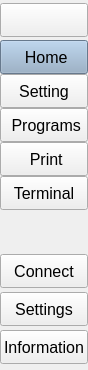
     <widget class="QCustomSlideMenu" name="leftMenuContainer" native="true">
      <property name="sizePolicy">
       <sizepolicy hsizetype="Fixed" vsizetype="Expanding">
        <horstretch>0</horstretch>
        <verstretch>0</verstretch>
       </sizepolicy>
      </property>
      <property name="maximumSize">
       <size>
        <width>45</width>
        <height>16777215</height>
       </size>
      </property>
      <layout class="QVBoxLayout" name="verticalLayout">
       <property name="spacing">
        <number>0</number>
       </property>
       <property name="leftMargin">
        <number>0</number>
       </property>
       <property name="topMargin">
        <number>0</number>
       </property>
       <property name="rightMargin">
        <number>0</number>
       </property>
       <property name="bottomMargin">
        <number>0</number>
       </property>
       <item>
        <widget class="QWidget" name="leftMenuSubContainer" native="true">
         <layout class="QVBoxLayout" name="verticalLayout_5">
          <property name="spacing">
           <number>0</number>
          </property>
          <property name="leftMargin">
           <number>0</number>
          </property>
          <property name="topMargin">
           <number>0</number>
          </property>
          <property name="rightMargin">
           <number>0</number>
          </property>
          <property name="bottomMargin">
           <number>0</number>
          </property>
          <item alignment="Qt::AlignmentFlag::AlignTop">
           <widget class="QFrame" name="topFrame">
            <property name="minimumSize">
             <size>
              <width>0</width>
              <height>40</height>
             </size>
            </property>
            <property name="frameShape">
             <enum>QFrame::Shape::NoFrame</enum>
            </property>
            <property name="frameShadow">
             <enum>QFrame::Shadow::Plain</enum>
            </property>
            <layout class="QVBoxLayout" name="verticalLayout_2" stretch="0">
             <property name="spacing">
              <number>0</number>
             </property>
             <property name="leftMargin">
              <number>0</number>
             </property>
             <property name="topMargin">
              <number>0</number>
             </property>
             <property name="rightMargin">
              <number>0</number>
             </property>
             <property name="bottomMargin">
              <number>0</number>
             </property>
             <item>
              <widget class="QPushButton" name="menuPushButton">
               <property name="minimumSize">
                <size>
                 <width>0</width>
                 <height>34</height>
                </size>
               </property>
               <property name="toolTip">
                <string>Menu</string>
               </property>
               <property name="text">
                <string/>
               </property>
               <property name="icon">
                <iconset resource="resources.qrc">
                 <normaloff>:/icons/icons/align-justify.svg</normaloff>:/icons/icons/align-justify.svg</iconset>
               </property>
               <property name="iconSize">
                <size>
                 <width>24</width>
                 <height>24</height>
                </size>
               </property>
              </widget>
             </item>
            </layout>
           </widget>
          </item>
          <item alignment="Qt::AlignmentFlag::AlignTop">
           <widget class="QFrame" name="middleFrame">
            <property name="minimumSize">
             <size>
              <width>0</width>
              <height>120</height>
             </size>
            </property>
            <property name="frameShape">
             <enum>QFrame::Shape::NoFrame</enum>
            </property>
            <property name="frameShadow">
             <enum>QFrame::Shadow::Plain</enum>
            </property>
            <layout class="QVBoxLayout" name="verticalLayout_3">
             <property name="spacing">
              <number>0</number>
             </property>
             <property name="leftMargin">
              <number>0</number>
             </property>
             <property name="topMargin">
              <number>0</number>
             </property>
             <property name="rightMargin">
              <number>0</number>
             </property>
             <property name="bottomMargin">
              <number>0</number>
             </property>
             <item>
              <widget class="QPushButton" name="homePushButton">
               <property name="minimumSize">
                <size>
                 <width>0</width>
                 <height>34</height>
                </size>
               </property>
               <property name="font">
                <font>
                 <pointsize>12</pointsize>
                </font>
               </property>
               <property name="toolTip">
                <string>Jog Page</string>
               </property>
               <property name="layoutDirection">
                <enum>Qt::LayoutDirection::LeftToRight</enum>
               </property>
               <property name="styleSheet">
                <string notr="true">background-color: rgb(144, 170, 197);</string>
               </property>
               <property name="text">
                <string> Home</string>
               </property>
               <property name="icon">
                <iconset resource="resources.qrc">
                 <normaloff>:/icons/icons/home.svg</normaloff>:/icons/icons/home.svg</iconset>
               </property>
               <property name="iconSize">
                <size>
                 <width>24</width>
                 <height>24</height>
                </size>
               </property>
              </widget>
             </item>
             <item>
              <widget class="QPushButton" name="laserPushButton">
               <property name="minimumSize">
                <size>
                 <width>0</width>
                 <height>34</height>
                </size>
               </property>
               <property name="font">
                <font>
                 <pointsize>12</pointsize>
                 <bold>false</bold>
                </font>
               </property>
               <property name="toolTip">
                <string>Setting Page</string>
               </property>
               <property name="text">
                <string>Setting</string>
               </property>
               <property name="icon">
                <iconset resource="resources.qrc">
                 <normaloff>:/icons/icons/tool.svg</normaloff>:/icons/icons/tool.svg</iconset>
               </property>
               <property name="iconSize">
                <size>
                 <width>24</width>
                 <height>24</height>
                </size>
               </property>
              </widget>
             </item>
             <item>
              <widget class="QPushButton" name="programsPushButton">
               <property name="minimumSize">
                <size>
                 <width>0</width>
                 <height>34</height>
                </size>
               </property>
               <property name="font">
                <font>
                 <pointsize>12</pointsize>
                </font>
               </property>
               <property name="toolTip">
                <string>Program Page</string>
               </property>
               <property name="text">
                <string> Programs</string>
               </property>
               <property name="icon">
                <iconset resource="resources.qrc">
                 <normaloff>:/icons/icons/list.svg</normaloff>:/icons/icons/list.svg</iconset>
               </property>
               <property name="iconSize">
                <size>
                 <width>24</width>
                 <height>24</height>
                </size>
               </property>
              </widget>
             </item>
             <item>
              <widget class="QPushButton" name="printPushButton">
               <property name="minimumSize">
                <size>
                 <width>0</width>
                 <height>34</height>
                </size>
               </property>
               <property name="font">
                <font>
                 <pointsize>12</pointsize>
                </font>
               </property>
               <property name="toolTip">
                <string>Print Page</string>
               </property>
               <property name="text">
                <string> Print</string>
               </property>
               <property name="icon">
                <iconset resource="resources.qrc">
                 <normaloff>:/icons/icons/printer.svg</normaloff>:/icons/icons/printer.svg</iconset>
               </property>
               <property name="iconSize">
                <size>
                 <width>24</width>
                 <height>24</height>
                </size>
               </property>
              </widget>
             </item>
             <item>
              <widget class="QPushButton" name="terminalPushButton">
               <property name="minimumSize">
                <size>
                 <width>0</width>
                 <height>34</height>
                </size>
               </property>
               <property name="font">
                <font>
                 <pointsize>12</pointsize>
                </font>
               </property>
               <property name="toolTip">
                <string>Terminal Page</string>
               </property>
               <property name="text">
                <string>Terminal</string>
               </property>
               <property name="icon">
                <iconset resource="resources.qrc">
                 <normaloff>:/icons/icons/monitor.svg</normaloff>:/icons/icons/monitor.svg</iconset>
               </property>
               <property name="iconSize">
                <size>
                 <width>24</width>
                 <height>24</height>
                </size>
               </property>
              </widget>
             </item>
            </layout>
           </widget>
          </item>
          <item>
           <spacer name="verticalSpacer">
            <property name="orientation">
             <enum>Qt::Orientation::Vertical</enum>
            </property>
            <property name="sizeHint" stdset="0">
             <size>
              <width>20</width>
              <height>40</height>
             </size>
            </property>
           </spacer>
          </item>
          <item alignment="Qt::AlignmentFlag::AlignBottom">
           <widget class="QFrame" name="bottomFrame">
            <property name="minimumSize">
             <size>
              <width>0</width>
              <height>120</height>
             </size>
            </property>
            <property name="frameShape">
             <enum>QFrame::Shape::NoFrame</enum>
            </property>
            <property name="frameShadow">
             <enum>QFrame::Shadow::Plain</enum>
            </property>
            <layout class="QVBoxLayout" name="verticalLayout_4">
             <property name="spacing">
              <number>0</number>
             </property>
             <property name="leftMargin">
              <number>0</number>
             </property>
             <property name="topMargin">
              <number>0</number>
             </property>
             <property name="rightMargin">
              <number>0</number>
             </property>
             <property name="bottomMargin">
              <number>0</number>
             </property>
             <item>
              <widget class="QPushButton" name="comPushButton">
               <property name="minimumSize">
                <size>
                 <width>0</width>
                 <height>34</height>
                </size>
               </property>
               <property name="font">
                <font>
                 <pointsize>12</pointsize>
                </font>
               </property>
               <property name="toolTip">
                <string>Com</string>
               </property>
               <property name="text">
                <string>Connect</string>
               </property>
               <property name="icon">
                <iconset resource="resources.qrc">
                 <normaloff>:/icons/icons/link.svg</normaloff>:/icons/icons/link.svg</iconset>
               </property>
               <property name="iconSize">
                <size>
                 <width>24</width>
                 <height>24</height>
                </size>
               </property>
              </widget>
             </item>
             <item>
              <widget class="QPushButton" name="settingsPushButton">
               <property name="minimumSize">
                <size>
                 <width>0</width>
                 <height>34</height>
                </size>
               </property>
               <property name="font">
                <font>
                 <pointsize>12</pointsize>
                </font>
               </property>
               <property name="text">
                <string>Settings</string>
               </property>
               <property name="icon">
                <iconset resource="resources.qrc">
                 <normaloff>:/icons/icons/settings.svg</normaloff>:/icons/icons/settings.svg</iconset>
               </property>
               <property name="iconSize">
                <size>
                 <width>24</width>
                 <height>24</height>
                </size>
               </property>
              </widget>
             </item>
             <item>
              <widget class="QPushButton" name="infoPushButton">
               <property name="minimumSize">
                <size>
                 <width>0</width>
                 <height>34</height>
                </size>
               </property>
               <property name="font">
                <font>
                 <pointsize>12</pointsize>
                </font>
               </property>
               <property name="toolTip">
                <string>Info</string>
               </property>
               <property name="text">
                <string>Information</string>
               </property>
               <property name="icon">
                <iconset resource="resources.qrc">
                 <normaloff>:/icons/icons/info.svg</normaloff>:/icons/icons/info.svg</iconset>
               </property>
               <property name="iconSize">
                <size>
                 <width>24</width>
                 <height>24</height>
                </size>
               </property>
              </widget>
             </item>
            </layout>
           </widget>
          </item>
         </layout>
        </widget>
       </item>
      </layout>
     </widget>
